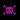
Frame 1 (no input)
Frame 60 (the mouse pressed at the canvas centre just before this capture): identical to frame 1, image omitted
Frame 120 (the mouse held since frame 60 and released just before this capture): identical to frame 1, image omitted

The Processing sketch that drew this single still picture (run headless with seeded random() and noise(); from frame 60 on, the mouse is pressed at the canvas centre):

// Processing sketch: fig_1_12
// ── fig_1_12.pde
void setup ()

{

  size(20,20);

  background(0,0,0); 

}

void draw()

{

  noStroke();

  fill(188,13,168); 

  rect(4,5,1,1); 

  rect(3,6,2,1);

  rect(5,7,1,1);

  rect(7,7,5,2);

  rect(13,7,1,1);

  rect(14,6,2,1);

  rect(14,5,1,1);

  rect(6,8,1,3);

  rect(12,8,1,3);

  rect(9,9,1,1);

  rect(8,10,3,1);

  rect(6,11,3,1);

  rect(10,11,3,1);

  rect(5,12,1,1);

  rect(7,12,5,1);

  rect(13,12,1,1);

  rect(3,13,2,1);

  rect(4,14,1,1);

  rect(14,13,2,1);

  rect(14,14,1,1);

  rect(7,13,1,1);

  rect(9,13,1,1);

  rect(11,13,1,1);

}
